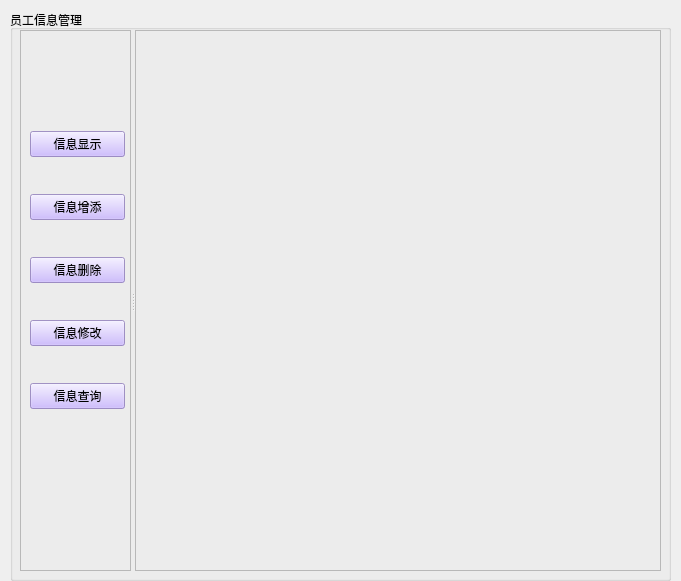
<?xml version="1.0" encoding="UTF-8"?>
<ui version="4.0">
 <class>Form</class>
 <widget class="QWidget" name="Form">
  <property name="geometry">
   <rect>
    <x>0</x>
    <y>0</y>
    <width>681</width>
    <height>581</height>
   </rect>
  </property>
  <property name="minimumSize">
   <size>
    <width>681</width>
    <height>581</height>
   </size>
  </property>
  <property name="maximumSize">
   <size>
    <width>681</width>
    <height>581</height>
   </size>
  </property>
  <property name="windowTitle">
   <string>Form</string>
  </property>
  <property name="styleSheet">
   <string notr="true">QFrame  {
	background-image: url();
}
QWidget  {
border-image:url();
}
QLabel {
border-image:url();
}
QPushButton {
border-image:url();
}
QLineEdit {
border-image:url();
}
</string>
  </property>
  <widget class="QGroupBox" name="groupBox">
   <property name="geometry">
    <rect>
     <x>10</x>
     <y>10</y>
     <width>661</width>
     <height>571</height>
    </rect>
   </property>
   <property name="styleSheet">
    <string notr="true"/>
   </property>
   <property name="title">
    <string>员工信息管理</string>
   </property>
   <widget class="QSplitter" name="splitter">
    <property name="geometry">
     <rect>
      <x>10</x>
      <y>20</y>
      <width>641</width>
      <height>541</height>
     </rect>
    </property>
    <property name="styleSheet">
     <string notr="true"/>
    </property>
    <property name="orientation">
     <enum>Qt::Horizontal</enum>
    </property>
    <widget class="QFrame" name="frame">
     <property name="minimumSize">
      <size>
       <width>111</width>
       <height>541</height>
      </size>
     </property>
     <property name="maximumSize">
      <size>
       <width>111</width>
       <height>541</height>
      </size>
     </property>
     <property name="styleSheet">
      <string notr="true"/>
     </property>
     <property name="frameShape">
      <enum>QFrame::StyledPanel</enum>
     </property>
     <property name="frameShadow">
      <enum>QFrame::Raised</enum>
     </property>
     <widget class="QWidget" name="layoutWidget">
      <property name="geometry">
       <rect>
        <x>10</x>
        <y>70</y>
        <width>95</width>
        <height>341</height>
       </rect>
      </property>
      <layout class="QVBoxLayout" name="verticalLayout">
       <item>
        <widget class="QPushButton" name="btn_show">
         <property name="styleSheet">
          <string notr="true">background-color: rgb(194, 170, 255,200);
</string>
         </property>
         <property name="text">
          <string>信息显示</string>
         </property>
        </widget>
       </item>
       <item>
        <widget class="QPushButton" name="btn_insert">
         <property name="styleSheet">
          <string notr="true">background-color: rgb(194, 170, 255,200);
</string>
         </property>
         <property name="text">
          <string>信息增添</string>
         </property>
        </widget>
       </item>
       <item>
        <widget class="QPushButton" name="btn_delete">
         <property name="styleSheet">
          <string notr="true">background-color: rgb(194, 170, 255,200);
</string>
         </property>
         <property name="text">
          <string>信息删除</string>
         </property>
        </widget>
       </item>
       <item>
        <widget class="QPushButton" name="btn_modify">
         <property name="styleSheet">
          <string notr="true">background-color: rgb(194, 170, 255,200);
</string>
         </property>
         <property name="text">
          <string>信息修改</string>
         </property>
        </widget>
       </item>
       <item>
        <widget class="QPushButton" name="btn_query">
         <property name="styleSheet">
          <string notr="true">background-color: rgb(194, 170, 255,200);
</string>
         </property>
         <property name="text">
          <string>信息查询</string>
         </property>
        </widget>
       </item>
      </layout>
     </widget>
    </widget>
    <widget class="QFrame" name="frame_2">
     <property name="styleSheet">
      <string notr="true">QFrame  {
	background-image: url();
}
QWidget  {
border-image:url();
}
QLabel {
border-image:url();
}
QPushButton {
border-image:url();
}
QLineEdit {
border-image:url();
}
</string>
     </property>
     <property name="frameShape">
      <enum>QFrame::StyledPanel</enum>
     </property>
     <property name="frameShadow">
      <enum>QFrame::Raised</enum>
     </property>
    </widget>
   </widget>
  </widget>
 </widget>
 <resources/>
 <connections/>
</ui>
